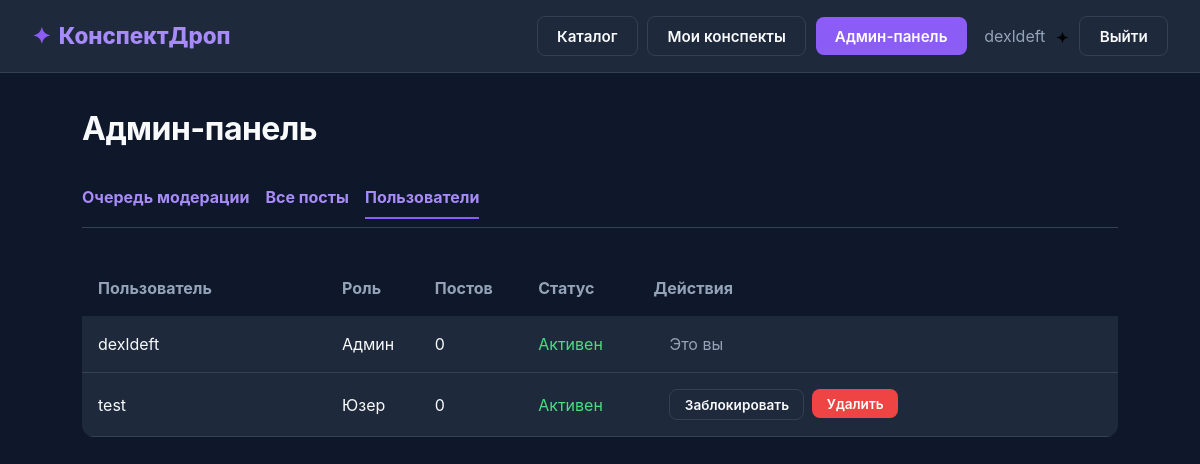
Page /admin/users (signed in) on the committed database.
### models.py (models this page shows)
class User(UserMixin, db.Model):
    __tablename__ = 'users'
    id = db.Column(db.Integer, primary_key=True)
    username = db.Column(db.String(50), unique=True, nullable=False)
    password_hash = db.Column(db.String(200), nullable=False)
    role = db.Column(db.String(20), default='user')  # 'user' или 'admin'
    is_blocked = db.Column(db.Boolean, default=False)
    created_at = db.Column(db.DateTime, default=get_utc_now)
    notes = db.relationship('Note', backref='author', lazy=True, cascade="all, delete-orphan")

### app.py (the view)
@app.route('/admin/users')
@login_required
def admin_users():
    if current_user.role != 'admin': return redirect(url_for('index'))
    users = User.query.all()
    return render_template('admin.html', users=users)

### app.py (called while the page is built)
@login_manager.user_loader
def load_user(user_id):
    return User.query.get(int(user_id))

@app.before_request
def check_blocked_user():
    if current_user.is_authenticated and current_user.is_blocked:
        logout_user()
        flash('Ваш аккаунт заблокирован администратором', 'error')
        return redirect(url_for('login'))

### templates/admin.html (shortened to what this page needs)
{% extends "base.html" %}
{% block content %}
    <div class="page-header">
        <h1>Админ-панель</h1>
    </div>
    <div class="tabs" style="display: flex; gap: 1rem; margin-bottom: 2rem; border-bottom: 1px solid var(--border); padding-bottom: 0.5rem;">
        <a href="/admin" style="color: var(--purple-light); text-decoration: none; font-weight: bold; {% if request.path == '/admin' %}border-bottom: 2px solid var(--purple); padding-bottom: 0.5rem;{% endif %}">Очередь модерации</a>
        <a href="/admin/notes" style="color: var(--purple-light); text-decoration: none; font-weight: bold; {% if request.path == '/admin/notes' %}border-bottom: 2px solid var(--purple); padding-bottom: 0.5rem;{% endif %}">Все посты</a>
        <a href="/admin/users" style="color: var(--purple-light); text-decoration: none; font-weight: bold; {% if request.path == '/admin/users' %}border-bottom: 2px solid var(--purple); padding-bottom: 0.5rem;{% endif %}">Пользователи</a>
    </div>
    {% if request.path == '/admin/users' %}
        <table style="width: 100%; border-collapse: collapse; background: var(--card); border-radius: 12px; overflow: hidden;">
            <thead style="background: var(--bg); color: var(--muted); text-align: left;">
                <tr><th style="padding: 1rem;">Пользователь</th><th>Роль</th><th>Постов</th><th>Статус</th><th>Действия</th></tr>
            </thead>
            <tbody>
                {% for user in users %}
                    <tr style="border-bottom: 1px solid var(--border);">
                        <td style="padding: 1rem;">{{ user.username }}</td>
                        <td>{% if user.role == 'admin' %}Админ{% else %}Юзер{% endif %}</td>
                        <td>{{ user.notes|length }}</td>
                        <td>{% if user.is_blocked %}<span style="color: #f87171;">Заблокирован</span>{% else %}<span style="color: #4ade80;">Активен</span>{% endif %}</td>
                        <td style="display: flex; gap: 0.5rem; padding: 1rem;">
                            {% if user.id != current_user.id %}
                                <form action="/admin/toggle_block/{{ user.id }}" method="POST">
                                    <button type="submit" class="btn-ghost btn-sm">
                                        {% if user.is_blocked %}Разблокировать{% else %}Заблокировать{% endif %}
                                    </button>
                                </form>
                                <form action="/admin/delete_user/{{ user.id }}" method="POST" onsubmit="return confirm('Удалить пользователя и ВСЕ его посты?');">
                                    <button type="submit" class="btn-danger btn-sm">Удалить</button>
                                </form>
                            {% else %}
                                <span class="muted">Это вы</span>
                            {% endif %}
                        </td>
                    </tr>
                {% endfor %}
            </tbody>
        </table>
    {% endif %}
{% endblock %}

### templates/base.html (shortened to what this page needs)
<!DOCTYPE html>
<html lang="ru">
<head>
    <link rel="stylesheet" href="{{ url_for('static', filename='css/style.css') }}">
</head>
<body>
    <header>
        <div class="logo" onclick="window.location.href='/'">КонспектДроп</div>
        <nav>
            {% if current_user.is_authenticated %}
                <button class="btn-ghost" onclick="window.location.href='/'">Каталог</button>
                <button class="btn-ghost" onclick="window.location.href='/cabinet'">Мои конспекты</button>
                {% if current_user.role == 'admin' %}
                    <button onclick="window.location.href='/admin'">Админ-панель</button>
                {% endif %}
                <span class="muted" style="margin-left:0.5rem">
                    {{ current_user.username }}
                    {% if current_user.role == 'admin' %}
                        <img src="{{ url_for('static', filename='img/admin-badge.png') }}" class="admin-badge" alt="Админ">
                    {% endif %}
                </span>
                <button class="btn-ghost" onclick="window.location.href='/logout'">Выйти</button>
            {% else %}
                <button class="btn-ghost" onclick="window.location.href='/login'">Войти</button>
                <button onclick="window.location.href='/register'">Регистрация</button>
            {% endif %}
        </nav>
    </header>
           <main class="container">
        {% block content %}{% endblock %}
    </main>
</body>
</html>

### static/css/style.css (style rules this page uses)
* { margin: 0; padding: 0; box-sizing: border-box; }
:root { --bg: #0f172a; --bg-2: #1e293b; --card: #1e293b; --purple: #8b5cf6; --purple-light: #a78bfa; --purple-dark: #6d28d9; --text: #f8fafc; --muted: #94a3b8; --border: #334155; --danger: #ef4444; --success: #22c55e; }
body { font-family: -apple-system, BlinkMacSystemFont, 'Segoe UI', Roboto, sans-serif; background: var(--bg); color: var(--text); min-height: 100vh; line-height: 1.5; }
header { background: var(--bg-2); border-bottom: 1px solid var(--border); padding: 1rem 2rem; display: flex; justify-content: space-between; align-items: center; position: sticky; top: 0; z-index: 100; gap: 1rem; flex-wrap: wrap; }
.logo { font-size: 1.4rem; font-weight: 800; color: var(--purple-light); cursor: pointer; display: flex; align-items: center; gap: 0.5rem; }
.logo::before { content: '✦'; color: var(--purple); }
nav { display: flex; gap: 0.6rem; align-items: center; flex-wrap: wrap; }
button, .btn { background: var(--purple); color: white; border: none; padding: 0.6rem 1.2rem; border-radius: 8px; font-size: 0.95rem; font-weight: 600; cursor: pointer; transition: all 0.2s; font-family: inherit; text-decoration: none; display: inline-block; }
.btn-ghost { background: transparent; color: var(--text); border: 1px solid var(--border); }
.btn-danger { background: var(--danger); }
.btn-sm { padding: 0.4rem 0.9rem; font-size: 0.85rem; }
.container { max-width: 1100px; margin: 0 auto; padding: 2rem; }
.admin-badge { display: inline-block; width: 15px; height: 15px; vertical-align: middle; margin-left: 5px; }
.muted { color: var(--muted); }
.page-header { display: flex; justify-content: space-between; align-items: center; margin-bottom: 2rem; flex-wrap: wrap; gap: 1rem; }
.page-header h1 { font-size: 2rem; letter-spacing: -0.5px; }

### rows in the picture
User: username "dexldeft", role "Админ", notes|length "0", is_blocked "Активен", shows "Это вы"
User: username "test", role "Юзер", notes|length "0", is_blocked "Активен"
